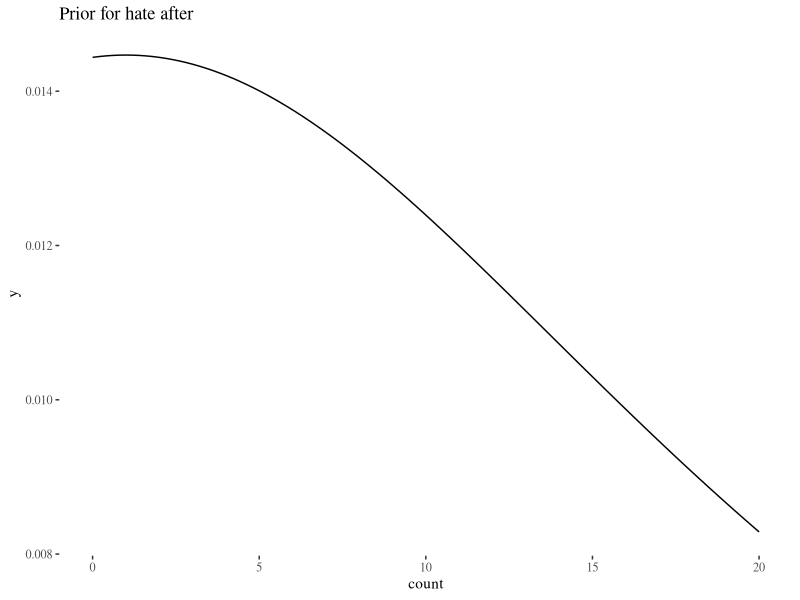
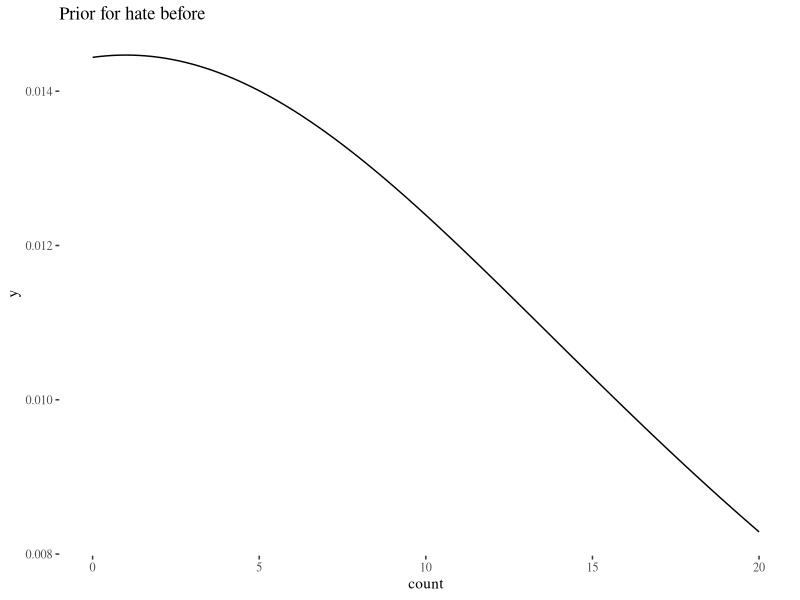
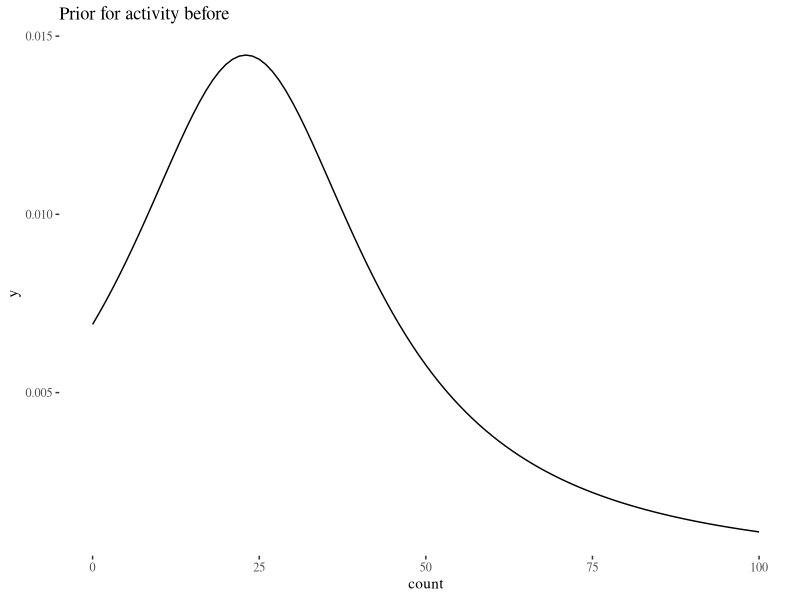
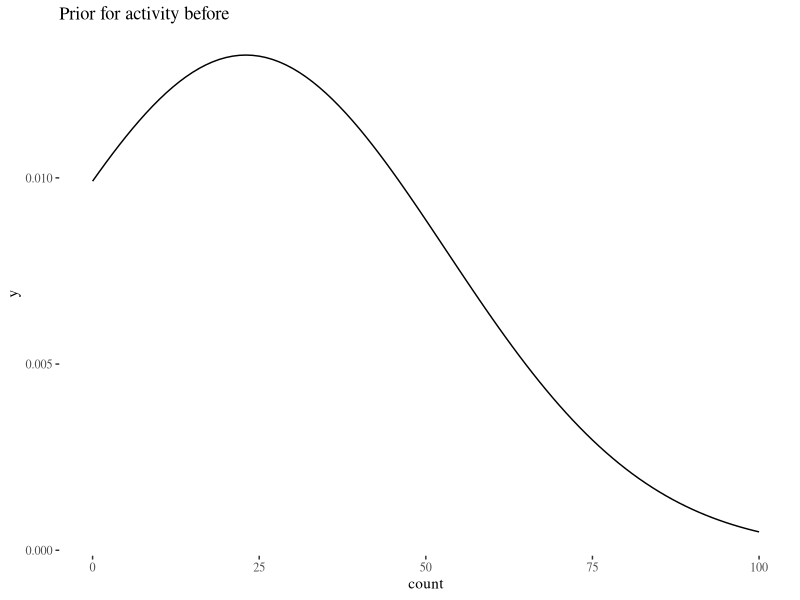
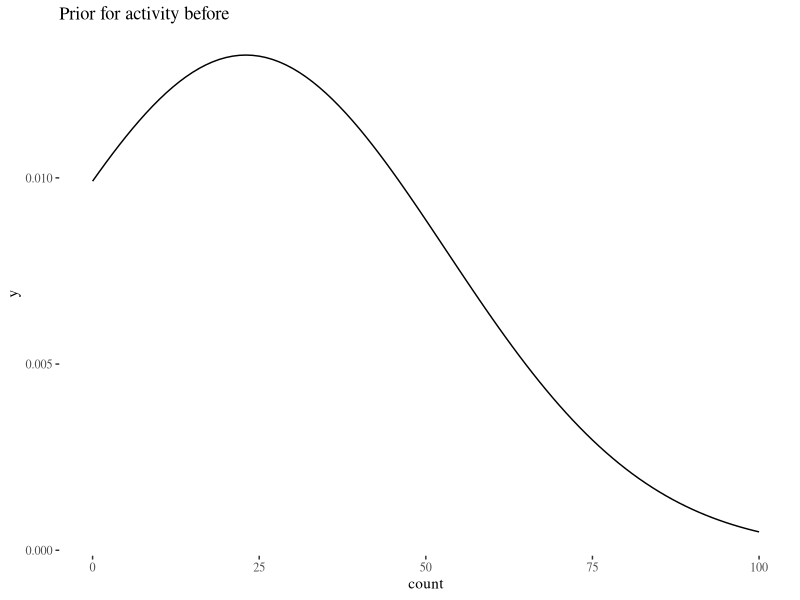
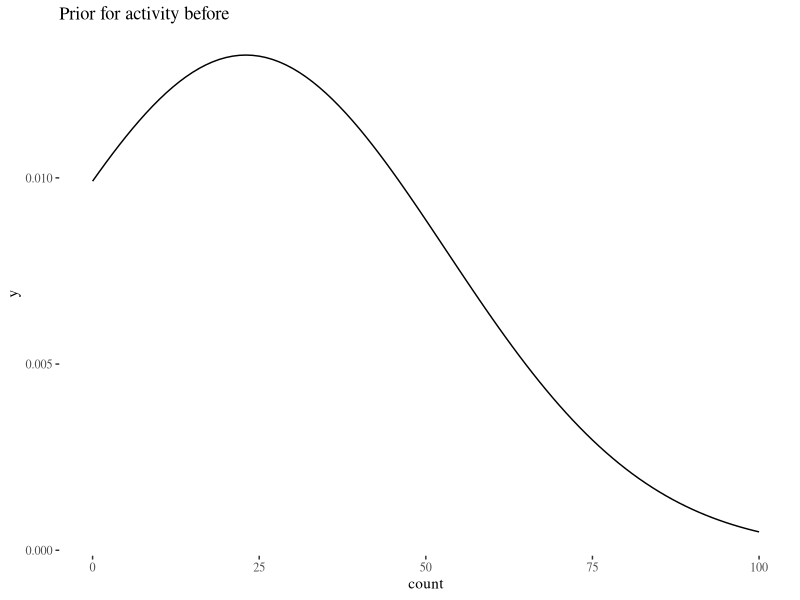

Reproduce these figures in R, in order.
library(ggpubr)
library(ggplot2)
library(ggthemes)


sim <- seq(0,400,by = 1)
p <- ggplot(data = data.frame(count = sim), 
            mapping = aes(x = count))+theme_tufte()



priorHA <-  function(x) dcauchy(x,1,22)
p + stat_function(fun = priorHA)+xlim(c(0,20))+ggtitle("Prior for hate after")

priorHB <-  function(x) dcauchy(x,1,22)
p + stat_function(fun = priorHA)+xlim(c(0,20))+ggtitle("Prior for hate before")


priorAB <- function(x) dcauchy(x,23,22)
p + stat_function(fun = priorAB)+xlim(c(0,100))+ggtitle("Prior for activity before")

priorAB <- function(x) dnorm(x,23,30)
p + stat_function(fun = priorAB)+xlim(c(0,100))+ggtitle("Prior for activity before")

priorAA <- function(x) dcauchy(x,23,22)
p + stat_function(fun = priorAB)+xlim(c(0,100))+ggtitle("Prior for activity before")

priorAA <- function(x) dnorm(x,23,30)
p + stat_function(fun = priorAB)+xlim(c(0,100))+ggtitle("Prior for activity before")



